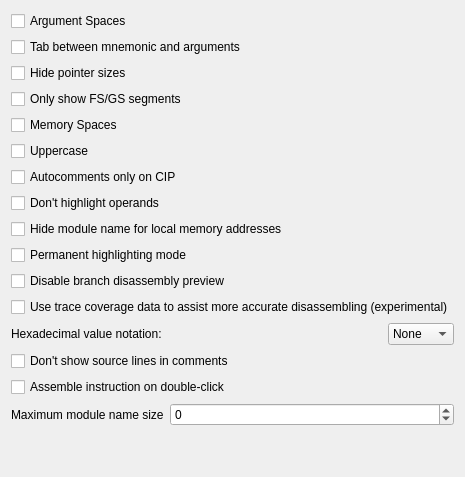
     <widget class="QWidget" name="tabDisasm">
      <attribute name="title">
       <string>Disasm</string>
      </attribute>
      <layout class="QVBoxLayout" name="verticalLayout_2">
       <item>
        <widget class="QCheckBox" name="chkArgumentSpaces">
         <property name="text">
          <string>Argument Spaces</string>
         </property>
        </widget>
       </item>
       <item>
        <widget class="QCheckBox" name="chkTabBetweenMnemonicAndArguments">
         <property name="text">
          <string>Tab between mnemonic and arguments</string>
         </property>
        </widget>
       </item>
       <item>
        <widget class="QCheckBox" name="chkHidePointerSizes">
         <property name="text">
          <string>Hide pointer sizes</string>
         </property>
        </widget>
       </item>
       <item>
        <widget class="QCheckBox" name="chkHideNormalSegments">
         <property name="text">
          <string>Only show FS/GS segments</string>
         </property>
        </widget>
       </item>
       <item>
        <widget class="QCheckBox" name="chkMemorySpaces">
         <property name="text">
          <string>Memory Spaces</string>
         </property>
        </widget>
       </item>
       <item>
        <widget class="QCheckBox" name="chkUppercase">
         <property name="text">
          <string>Uppercase</string>
         </property>
        </widget>
       </item>
       <item>
        <widget class="QCheckBox" name="chkOnlyCipAutoComments">
         <property name="text">
          <string>Autocomments only on CIP</string>
         </property>
        </widget>
       </item>
       <item>
        <widget class="QCheckBox" name="chkNoHighlightOperands">
         <property name="text">
          <string>Don't highlight operands</string>
         </property>
        </widget>
       </item>
       <item>
        <widget class="QCheckBox" name="chkNoCurrentModuleText">
         <property name="text">
          <string>Hide module name for local memory addresses</string>
         </property>
        </widget>
       </item>
       <item>
        <widget class="QCheckBox" name="chkPermanentHighlightingMode">
         <property name="text">
          <string>Permanent highlighting mode</string>
         </property>
        </widget>
       </item>
       <item>
        <widget class="QCheckBox" name="chkNoBranchDisasmPreview">
         <property name="text">
          <string>Disable branch disassembly preview</string>
         </property>
        </widget>
       </item>
       <item>
        <widget class="QCheckBox" name="chkUseRunTrace">
         <property name="text">
          <string>Use trace coverage data to assist more accurate disassembling (experimental)</string>
         </property>
        </widget>
       </item>
       <item>
        <layout class="QHBoxLayout" name="layoutValueNotation">
         <item>
          <widget class="QLabel" name="labelValueNotation">
           <property name="sizePolicy">
            <sizepolicy hsizetype="Preferred" vsizetype="Preferred">
             <horstretch>0</horstretch>
             <verstretch>0</verstretch>
            </sizepolicy>
           </property>
           <property name="text">
            <string>Hexadecimal value notation:</string>
           </property>
          </widget>
         </item>
         <item>
          <widget class="QComboBox" name="comboValueNotation">
           <property name="sizePolicy">
            <sizepolicy hsizetype="Maximum" vsizetype="Preferred">
             <horstretch>0</horstretch>
             <verstretch>0</verstretch>
            </sizepolicy>
           </property>
           <property name="sizeAdjustPolicy">
            <enum>QComboBox::AdjustToContentsOnFirstShow</enum>
           </property>
           <item>
            <property name="text">
             <string>None</string>
            </property>
           </item>
           <item>
            <property name="text">
             <string>C/C++</string>
            </property>
           </item>
           <item>
            <property name="text">
             <string>MASM</string>
            </property>
           </item>
          </widget>
         </item>
        </layout>
       </item>
       <item>
        <widget class="QCheckBox" name="chkNoSourceLinesAutoComments">
         <property name="text">
          <string>Don't show source lines in comments</string>
         </property>
        </widget>
       </item>
       <item>
        <widget class="QCheckBox" name="chkDoubleClickAssemble">
         <property name="text">
          <string>Assemble instruction on double-click</string>
         </property>
        </widget>
       </item>
       <item>
        <layout class="QHBoxLayout" name="layoutMaximumModuleNameSize">
         <item>
          <widget class="QLabel" name="lblMaximumModuleNameSize">
           <property name="enabled">
            <bool>true</bool>
           </property>
           <property name="sizePolicy">
            <sizepolicy hsizetype="Preferred" vsizetype="Preferred">
             <horstretch>0</horstretch>
             <verstretch>0</verstretch>
            </sizepolicy>
           </property>
           <property name="minimumSize">
            <size>
             <width>0</width>
             <height>0</height>
            </size>
           </property>
           <property name="text">
            <string>Maximum module name size</string>
           </property>
           <property name="buddy">
            <cstring>spinMaximumModuleNameSize</cstring>
           </property>
          </widget>
         </item>
         <item>
          <widget class="QSpinBox" name="spinMaximumModuleNameSize">
           <property name="sizePolicy">
            <sizepolicy hsizetype="Expanding" vsizetype="Fixed">
             <horstretch>0</horstretch>
             <verstretch>0</verstretch>
            </sizepolicy>
           </property>
           <property name="maximumSize">
            <size>
             <width>16777215</width>
             <height>16777215</height>
            </size>
           </property>
           <property name="minimum">
            <number>-1</number>
           </property>
           <property name="maximum">
            <number>2147483647</number>
           </property>
          </widget>
         </item>
        </layout>
       </item>
       <item>
        <spacer name="verticalSpacerDisasm">
         <property name="orientation">
          <enum>Qt::Vertical</enum>
         </property>
         <property name="sizeHint" stdset="0">
          <size>
           <width>20</width>
           <height>40</height>
          </size>
         </property>
        </spacer>
       </item>
      </layout>
     </widget>
